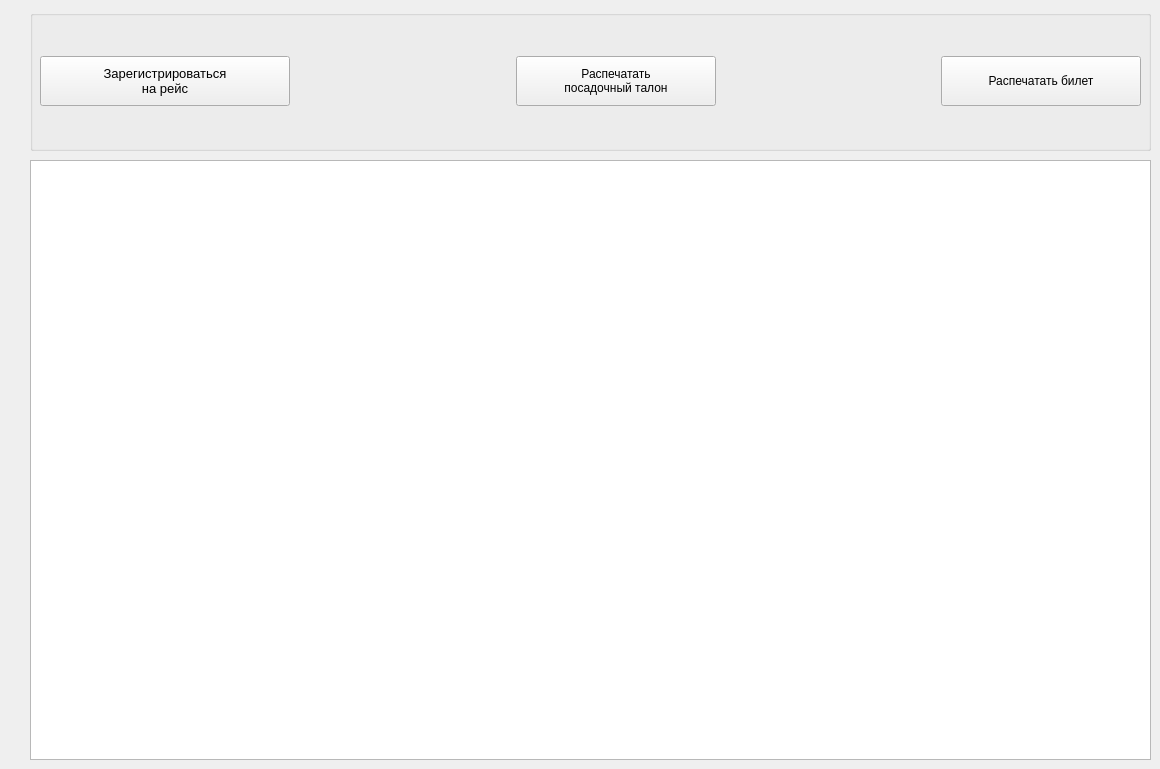
    <widget class="QWidget" name="tab_2">
     <attribute name="title">
      <string>Личный кабинет</string>
     </attribute>
     <widget class="QTableView" name="tableView_2">
      <property name="geometry">
       <rect>
        <x>30</x>
        <y>160</y>
        <width>1121</width>
        <height>600</height>
       </rect>
      </property>
      <property name="alternatingRowColors">
       <bool>false</bool>
      </property>
      <property name="selectionMode">
       <enum>QAbstractItemView::SingleSelection</enum>
      </property>
      <property name="selectionBehavior">
       <enum>QAbstractItemView::SelectRows</enum>
      </property>
      <attribute name="horizontalHeaderCascadingSectionResizes">
       <bool>false</bool>
      </attribute>
      <attribute name="verticalHeaderVisible">
       <bool>false</bool>
      </attribute>
      <attribute name="verticalHeaderCascadingSectionResizes">
       <bool>false</bool>
      </attribute>
     </widget>
     <widget class="QGroupBox" name="groupBox_3">
      <property name="geometry">
       <rect>
        <x>30</x>
        <y>10</y>
        <width>1121</width>
        <height>141</height>
       </rect>
      </property>
      <property name="title">
       <string/>
      </property>
      <widget class="QWidget" name="horizontalLayoutWidget">
       <property name="geometry">
        <rect>
         <x>10</x>
         <y>20</y>
         <width>1101</width>
         <height>102</height>
        </rect>
       </property>
       <layout class="QHBoxLayout" name="horizontalLayout" stretch="1,0,0,0,1">
        <property name="leftMargin">
         <number>0</number>
        </property>
        <item>
         <widget class="QPushButton" name="pushButton_2">
          <property name="minimumSize">
           <size>
            <width>0</width>
            <height>50</height>
           </size>
          </property>
          <property name="maximumSize">
           <size>
            <width>250</width>
            <height>50</height>
           </size>
          </property>
          <property name="font">
           <font>
            <pointsize>10</pointsize>
           </font>
          </property>
          <property name="text">
           <string>Зарегистрироваться 
на рейс</string>
          </property>
         </widget>
        </item>
        <item>
         <spacer name="horizontalSpacer_8">
          <property name="orientation">
           <enum>Qt::Horizontal</enum>
          </property>
          <property name="sizeHint" stdset="0">
           <size>
            <width>40</width>
            <height>20</height>
           </size>
          </property>
         </spacer>
        </item>
        <item>
         <widget class="QPushButton" name="pushButton_5">
          <property name="minimumSize">
           <size>
            <width>200</width>
            <height>50</height>
           </size>
          </property>
          <property name="text">
           <string>Распечатать
посадочный талон</string>
          </property>
         </widget>
        </item>
        <item>
         <spacer name="horizontalSpacer">
          <property name="orientation">
           <enum>Qt::Horizontal</enum>
          </property>
          <property name="sizeHint" stdset="0">
           <size>
            <width>40</width>
            <height>20</height>
           </size>
          </property>
         </spacer>
        </item>
        <item>
         <widget class="QPushButton" name="pushButton_3">
          <property name="minimumSize">
           <size>
            <width>0</width>
            <height>50</height>
           </size>
          </property>
          <property name="maximumSize">
           <size>
            <width>200</width>
            <height>50</height>
           </size>
          </property>
          <property name="text">
           <string>Распечатать билет</string>
          </property>
         </widget>
        </item>
       </layout>
      </widget>
     </widget>
    </widget>
